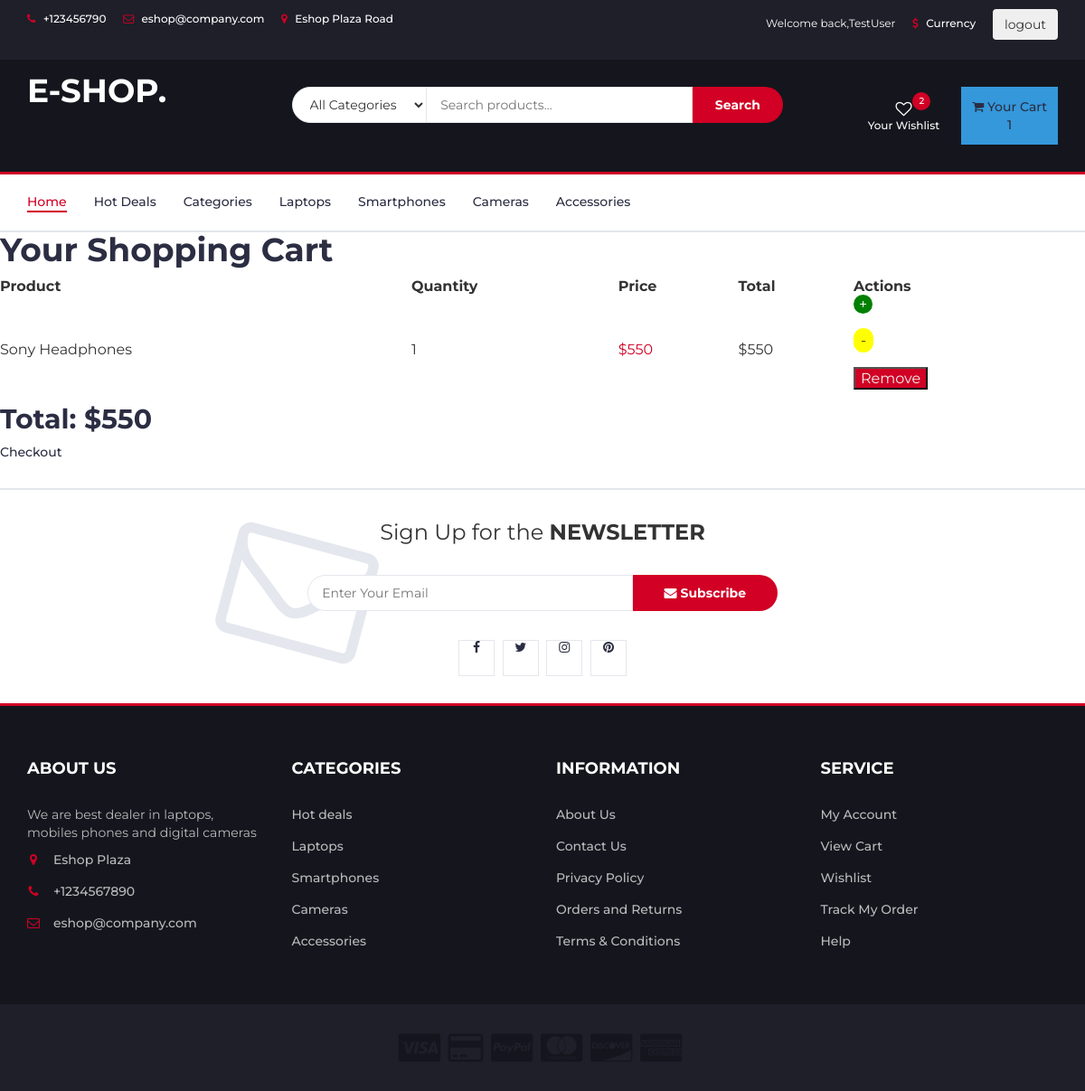
The app's page /cart/ (signed in), older data.
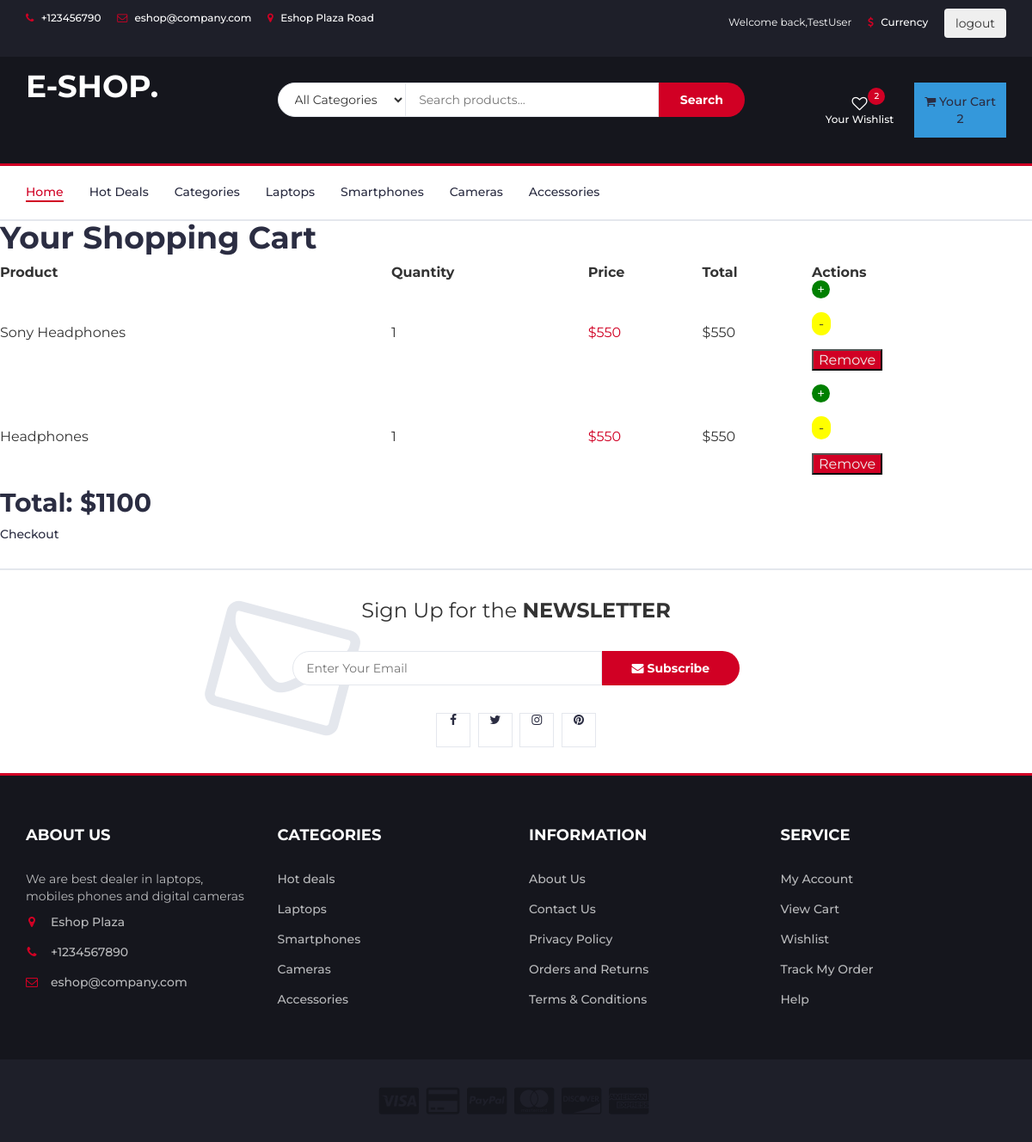
The same page, newer data.
### store/models/orders.py (models this page shows, shortened)
class Order(models.Model):
    customer = models.ForeignKey(Customer, on_delete=models.SET_NULL, null=True, blank=True)
    date_ordered = models.DateTimeField(auto_now_add=True)
    complete = models.BooleanField(default=False)
    transaction_id = models.CharField(max_length=100, null=True)
    @property
    def get_cart_total(self):
        orderitems = self.orderitem_set.all()
        total = sum([item.get_total for item in orderitems])
        return total

class OrderItem(models.Model):
    product = models.ForeignKey(Products, on_delete=models.SET_NULL, null=True)
    order = models.ForeignKey(Order, on_delete=models.SET_NULL, null=True)
    quantity = models.IntegerField(default=1, null=True, blank=True)
    date_added = models.DateTimeField(auto_now_add=True)
    @property
    def get_total(self):
        total = self.product.price * self.quantity
        return total

### store/models/products.py (models this page shows, shortened)
class Products(models.Model):
	name = models.CharField(max_length=60)
	price = models.IntegerField(default=0)
	category = models.ForeignKey(Category, on_delete=models.CASCADE, default=1)
	quantity = models.IntegerField(default=1)
	description = models.CharField(
								max_length=250, default='', blank=True, null=True)
	image = models.ImageField(upload_to='uploads/products/')

### store/views/order_views.py (the view)
# urls.py: path('cart/', cart_detail, name='cart_detail'),
@login_required
def cart_detail(request):
    customer = request.user.customer
    order, created = Order.objects.get_or_create(customer=customer, complete=False)
    items = order.orderitem_set.all()
    context = {'items': items, 'order': order}
    return render(request, 'store/cart_detail.html', context)

### store/templates/store/cart_detail.html (shortened to what this page needs)
{% extends 'store/base.html' %}
{% load static %}
{% block content %}
    <h1>Your Shopping Cart</h1>
    <div class="cart-items">
        <table class="cart-item" style="width:100%; padding: 2rem;">
            <thead>
                <tr>
                    <th>Product</th>
                    <th>Quantity</th>
                    <th>Price</th>
                    <th>Total</th>
                    <th>Actions</th>
                </tr>
            </thead>
            <tbody>
                {% for item in items %}
                <tr>
                    <td>{{ item.product.name }}</td>
                    <td>{{ item.quantity }}</td>
                    <td class="product-price">${{ item.product.price }}</td>
                    <td>${{ item.get_total }}</td>
                    <td>
                        <form method="post" action="{% url 'add_to_cart' item.product.id %}">
                            <button type="submit" class="btn-add">+</button>
                        </form>
                        <form method="post" action="{% url 'subtract_from_cart' item.product.id %}">
                            <button type="submit" class="btn-subtract">-</button>
                        </form>
                        <form method="post" action="{% url 'remove_from_cart' item.product.id %}">
                            <button type="submit" class="remove">Remove</button>
                        </form>
                    </td>
                </tr>
                {% endfor %}
            </tbody>
        </table>
    </div>
    <h2>Total: ${{ order.get_cart_total }}</h2>
    <a href="{% url 'checkout' %}">Checkout</a>
{% endblock %}

### store/templates/store/base.html (shortened to what this page needs)
{% load static %}
<html lang="en">
    <head>
		<link type="text/css" rel="stylesheet" href="{% static 'mycss/bootstrap.min.css' %}"/>
		<link
			href="http://cdnjs.cloudflare.com/ajax/libs/font-awesome/4.3.0/css/font-awesome.css"
			rel="stylesheet"  type='text/css'>
		<link type="text/css" rel="stylesheet" href="{% static 'mycss/style.css' %}"/>
    </head>
<body>
		<header>
			<div id="top-header">
				<div class="container">
					<ul class="header-links pull-left">
						<li><a href="#"><i class="fa fa-phone"></i> +123456790</a></li>
						<li><a href="#"><i class="fa fa-envelope-o"></i> eshop@company.com</a></li>
						<li><a href="#"><i class="fa fa-map-marker"></i> Eshop Plaza Road</a></li>
					</ul>
					<ul class="header-links pull-right">
						{% if user.is_authenticated %}
							<li class="greetings">Welcome back,{{user}}</li>
						{% endif %}
						<li><a href="#"><i class="fa fa-dollar"></i> Currency</a></li>
						{% if user.is_authenticated %}
						<li>
							<form method="post" action="{% url 'logout' %}">
                            	<button class="btn " type="submit">logout</button>
                        	</form>
						</li>
						{% else %}
						<li><a href="{% url 'login' %}"><i class="fa fa-user-o"></i>My Account </a></li>
						{% endif %}
					</ul>
				</div>
			</div>
			<div id="header">
				<div class="container">
					<div class="row">
						<div class="col-md-3">
							<div class="header-logo">
								<a href="{% url 'homepage' %}" class="logo">
									<h1>E-SHOP.</h1>
								</a>
							</div>
						</div>
						<div class="col-md-6">
							<div class="header-search">
								<form>
									<select class="input-select">
										<option value="0">All Categories</option>
									</select>
									 <form method="get" action="{% url 'product_list' %}">
										<input class="input" type="text" name="query" placeholder="Search products...">
										<button class="search-btn" type="submit">Search</button>
									</form>
								</form>
							</div>
						</div>
						<div class="col-md-3 clearfix">
							<div class="header-ctn">
								<div>
									<a href="#">
										<i class="fa fa-heart-o"></i>
										<span>Your Wishlist</span>
										<div class="qty">2</div>
									</a>
								</div>
								 {% load cart_tags %}
								<div class="dropdown">
									<button class="dropbtn" onclick="myFunction()">
										<a class="dropdown-toggle" data-toggle="dropdown" aria-expanded="true">
											<i class="fa fa-shopping-cart"></i>
											<span>Your Cart</span>
											<div class="qty">{{items.count}}</div>
										</a>
									</button>
								</div>
							</div>
						</div>
					</div>
				</div>
			</div>
		</header>
		<nav id="navigation">
			<div class="container">
				<div id="responsive-nav">
					<ul class="main-nav nav navbar-nav">
						<li class="active"><a href="{% url 'homepage' %}">Home</a></li>
						<li><a href="#">Hot Deals</a></li>
						<li><a href="#">Categories</a></li>
						<li><a href="#">Laptops</a></li>
						<li><a href="#">Smartphones</a></li>
						<li><a href="#">Cameras</a></li>
						<li><a href="#">Accessories</a></li>
					</ul>
				</div>
			</div>
		</nav>
{% block content %}
{% endblock %}
		<div id="newsletter" class="section">
			<div class="container">
				<div class="row">
					<div class="col-md-12">
						<div class="newsletter">
							<p>Sign Up for the <strong>NEWSLETTER</strong></p>
							<form>
								<input class="input" type="email" placeholder="Enter Your Email">
								<button class="newsletter-btn"><i class="fa fa-envelope"></i> Subscribe</button>
							</form>
							<ul class="newsletter-follow">
								<li>
									<a href="#"><i class="fa fa-facebook"></i></a>
								</li>
								<li>
									<a href="#"><i class="fa fa-twitter"></i></a>
								</li>
								<li>
									<a href="#"><i class="fa fa-instagram"></i></a>
								</li>
								<li>
									<a href="#"><i class="fa fa-pinterest"></i></a>
								</li>
							</ul>
						</div>
					</div>
				</div>
			</div>
		</div>
		<footer id="footer">
			<div class="section">
				<div class="container">
					<div class="row">
						<div class="col-md-3 col-xs-6">
							<div class="footer">
								<h3 class="footer-title">About Us</h3>
								<p>We are best dealer in laptops, mobiles phones and digital cameras</p>
								<ul class="footer-links">
									<li><a href="#"><i class="fa fa-map-marker"></i>Eshop Plaza</a></li>
									<li><a href="#"><i class="fa fa-phone"></i>+1234567890</a></li>
									<li><a href="#"><i class="fa fa-envelope-o"></i>eshop@company.com</a></li>
								</ul>
							</div>
						</div>
						<div class="col-md-3 col-xs-6">
							<div class="footer">
								<h3 class="footer-title">Categories</h3>
								<ul class="footer-links">
									<li><a href="#">Hot deals</a></li>
									<li><a href="#">Laptops</a></li>
									<li><a href="#">Smartphones</a></li>
									<li><a href="#">Cameras</a></li>
									<li><a href="#">Accessories</a></li>
								</ul>
							</div>
						</div>
						<div class="col-md-3 col-xs-6">
							<div class="footer">
								<h3 class="footer-title">Information</h3>
								<ul class="footer-links">
									<li><a href="#">About Us</a></li>
									<li><a href="#">Contact Us</a></li>
									<li><a href="#">Privacy Policy</a></li>
									<li><a href="#">Orders and Returns</a></li>
									<li><a href="#">Terms & Conditions</a></li>
								</ul>
							</div>
						</div>
						<div class="col-md-3 col-xs-6">
							<div class="footer">
								<h3 class="footer-title">Service</h3>
								<ul class="footer-links">
									<li><a href="#">My Account</a></li>
									<li><a href="#">View Cart</a></li>
									<li><a href="#">Wishlist</a></li>
									<li><a href="#">Track My Order</a></li>
									<li><a href="#">Help</a></li>
								</ul>
							</div>
						</div>
					</div>
				</div>
			</div>
			<div id="bottom-footer" class="section">
				<div class="container">
					<div class="row">
						<div class="col-md-12 text-center">
							<ul class="footer-payments">
								<li><a href="#"><i class="fa fa-cc-visa"></i></a></li>
								<li><a href="#"><i class="fa fa-credit-card"></i></a></li>
								<li><a href="#"><i class="fa fa-cc-paypal"></i></a></li>
								<li><a href="#"><i class="fa fa-cc-mastercard"></i></a></li>
								<li><a href="#"><i class="fa fa-cc-discover"></i></a></li>
								<li><a href="#"><i class="fa fa-cc-amex"></i></a></li>
							</ul>
						</div>
					</div>
				</div>
			</div>
		</footer>
	    {% load static %}
</body>
</html>

### store/templates/store/base.html (style rules this page uses)
.dropbtn { background-color: #3498DB; color: white; padding: 12px; border: none; cursor: pointer; }

Row changes from the older to the newer data that the page shows:
computed for Order: count "1" → "2"; get_cart_total "550" → "1100"
added OrderItem: product.name "Headphones", quantity "1", product.price "550", get_total "550"
